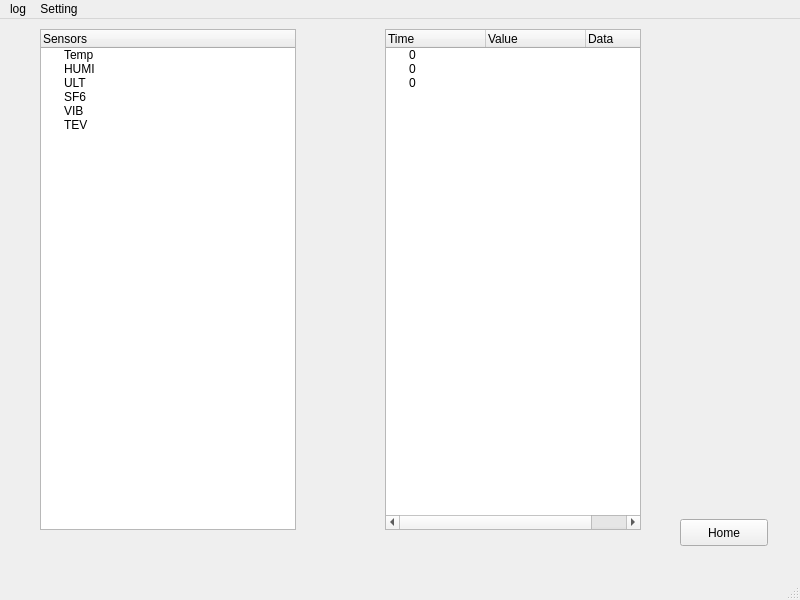
<?xml version="1.0" encoding="UTF-8"?>
<ui version="4.0">
 <class>show_log_page</class>
 <widget class="QMainWindow" name="show_log_page">
  <property name="geometry">
   <rect>
    <x>0</x>
    <y>0</y>
    <width>800</width>
    <height>600</height>
   </rect>
  </property>
  <property name="windowTitle">
   <string>MainWindow</string>
  </property>
  <widget class="QWidget" name="centralwidget">
   <property name="sizePolicy">
    <sizepolicy hsizetype="Expanding" vsizetype="Expanding">
     <horstretch>0</horstretch>
     <verstretch>0</verstretch>
    </sizepolicy>
   </property>
   <widget class="QPushButton" name="pushButton">
    <property name="geometry">
     <rect>
      <x>680</x>
      <y>500</y>
      <width>88</width>
      <height>27</height>
     </rect>
    </property>
    <property name="text">
     <string>Home</string>
    </property>
   </widget>
   <widget class="QWidget" name="horizontalLayoutWidget">
    <property name="geometry">
     <rect>
      <x>40</x>
      <y>10</y>
      <width>601</width>
      <height>501</height>
     </rect>
    </property>
    <layout class="QHBoxLayout" name="horizontalLayout">
     <item>
      <widget class="QTreeWidget" name="treeWidget_2">
       <column>
        <property name="text">
         <string>Sensors</string>
        </property>
       </column>
       <item>
        <property name="text">
         <string>Temp</string>
        </property>
       </item>
       <item>
        <property name="text">
         <string>HUMI</string>
        </property>
       </item>
       <item>
        <property name="text">
         <string>ULT</string>
        </property>
       </item>
       <item>
        <property name="text">
         <string>SF6</string>
        </property>
       </item>
       <item>
        <property name="text">
         <string>VIB</string>
        </property>
       </item>
       <item>
        <property name="text">
         <string>TEV</string>
        </property>
       </item>
      </widget>
     </item>
     <item>
      <spacer name="horizontalSpacer">
       <property name="orientation">
        <enum>Qt::Horizontal</enum>
       </property>
       <property name="sizeHint" stdset="0">
        <size>
         <width>40</width>
         <height>20</height>
        </size>
       </property>
      </spacer>
     </item>
     <item>
      <widget class="QTreeWidget" name="treeWidget">
       <column>
        <property name="text">
         <string>Time</string>
        </property>
       </column>
       <column>
        <property name="text">
         <string>Value</string>
        </property>
       </column>
       <column>
        <property name="text">
         <string>Data</string>
        </property>
       </column>
       <item>
        <property name="text">
         <string>0</string>
        </property>
        <property name="text">
         <string/>
        </property>
        <property name="text">
         <string/>
        </property>
       </item>
       <item>
        <property name="text">
         <string>0</string>
        </property>
        <property name="text">
         <string/>
        </property>
       </item>
       <item>
        <property name="text">
         <string>0</string>
        </property>
        <property name="text">
         <string/>
        </property>
       </item>
      </widget>
     </item>
    </layout>
   </widget>
  </widget>
  <widget class="QMenuBar" name="menubar">
   <property name="geometry">
    <rect>
     <x>0</x>
     <y>0</y>
     <width>800</width>
     <height>24</height>
    </rect>
   </property>
   <widget class="QMenu" name="menulog">
    <property name="title">
     <string>log</string>
    </property>
    <addaction name="separator"/>
    <addaction name="actionULT"/>
    <addaction name="actionVIB"/>
    <addaction name="actionTemp"/>
    <addaction name="actionHUMI"/>
    <addaction name="actionSF6"/>
    <addaction name="actionTEV"/>
   </widget>
   <widget class="QMenu" name="menuSetting">
    <property name="title">
     <string>Setting</string>
    </property>
   </widget>
   <addaction name="menulog"/>
   <addaction name="menuSetting"/>
  </widget>
  <widget class="QStatusBar" name="statusbar"/>
  <action name="actionULT">
   <property name="text">
    <string>ULT</string>
   </property>
  </action>
  <action name="actionVIB">
   <property name="text">
    <string>VIB</string>
   </property>
  </action>
  <action name="actionTemp">
   <property name="text">
    <string>Temp</string>
   </property>
  </action>
  <action name="actionHUMI">
   <property name="text">
    <string>HUMI</string>
   </property>
  </action>
  <action name="actionSF6">
   <property name="text">
    <string>SF6</string>
   </property>
  </action>
  <action name="actionTEV">
   <property name="text">
    <string>TEV</string>
   </property>
  </action>
 </widget>
 <resources/>
 <connections/>
</ui>
